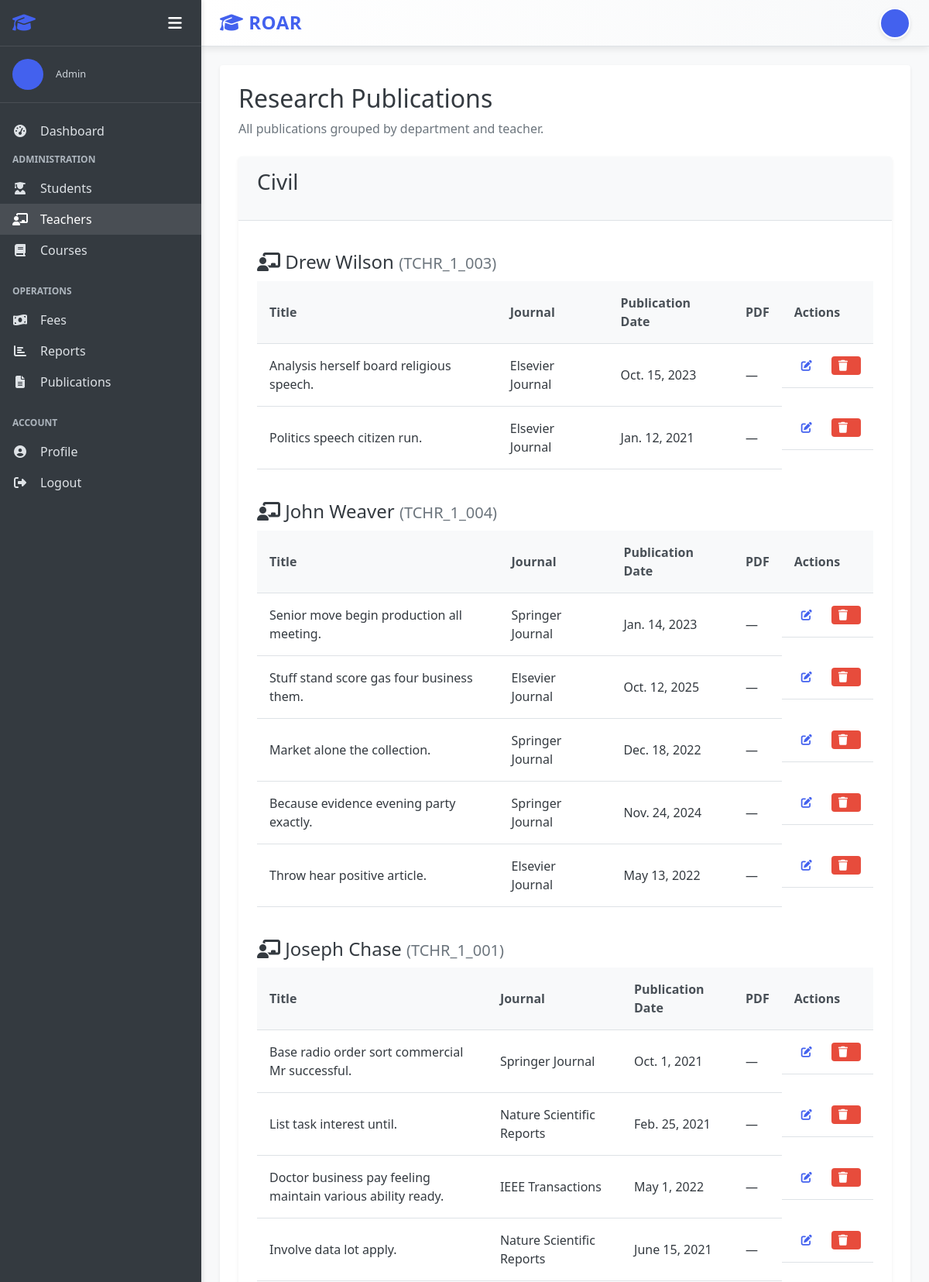
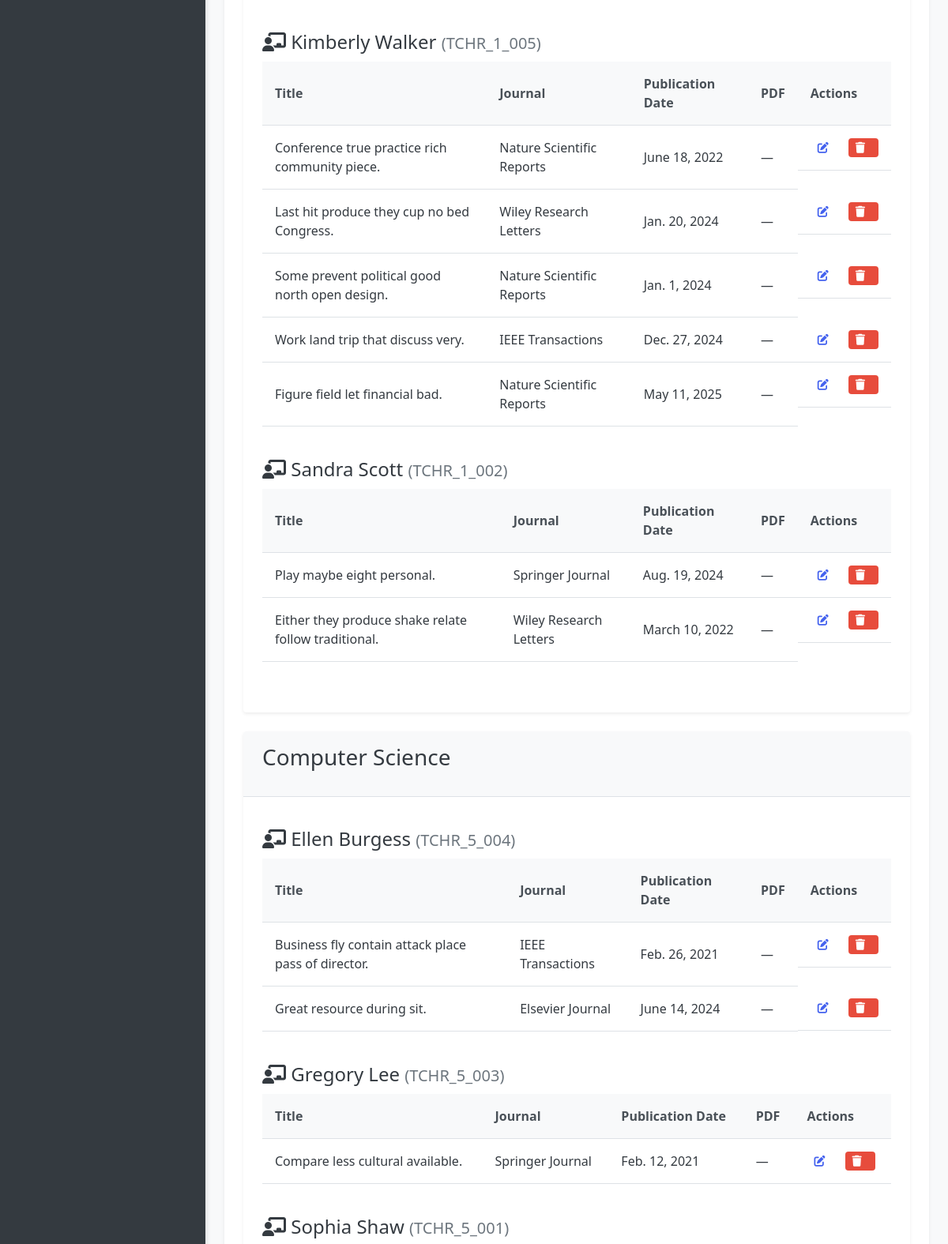
Screenshot of /teachers/publications/ (signed in, upper part) with the database file from the repository (2 pictures, top to bottom).
### accounts/models.py (models this page shows, shortened)
class User(AbstractUser):
    USER_TYPE_CHOICES = (
        ('admin', 'Admin'),
        ('teacher', 'Teacher'),
        ('student', 'Student'),
    )
    user_type = models.CharField(max_length=10, choices=USER_TYPE_CHOICES, default='student')
    profile_pic = models.ImageField(upload_to='profile_pics/', null=True, blank=True)
    address = models.TextField(null=True, blank=True)
    mobile = models.CharField(max_length=15, null=True, blank=True)
    department = models.ForeignKey(Department, on_delete=models.CASCADE,default=None ,null=True, blank=True)
    @property
    def is_admin(self):
        return self.user_type == 'admin'
    @property
    def is_teacher(self):
        return self.user_type == 'teacher'
    @property
    def is_student(self):
        return self.user_type == 'student'

### department/models.py (models this page shows, shortened)
class Department(models.Model):
    name = models.CharField(max_length=100, unique=True)

### teachers/models.py (models this page shows, shortened)
class Teacher(models.Model):
    user = models.OneToOneField(User, on_delete=models.CASCADE, related_name='teacher_profile')
    teacher_id = models.CharField(max_length=20, unique=True)
    date_of_birth = models.DateField(null=True, blank=True)
    gender = models.CharField(max_length=10, choices=(('male', 'Male'), ('female', 'Female'), ('other', 'Other')))
    qualification = models.CharField(max_length=100, null=True, blank=True)
    experience = models.PositiveIntegerField(default=0, help_text='Experience in years')
    date_joined = models.DateField(auto_now_add=True)
    salary = models.DecimalField(max_digits=10, decimal_places=2, null=True, blank=True)
    class Meta:
        ordering = ['user__first_name', 'user__last_name']

class ResearchPublication(models.Model):
    teacher = models.ForeignKey(
        Teacher,
        on_delete=models.CASCADE,
        related_name="publications"
    )
    title = models.CharField(max_length=255)
    abstract = models.TextField()
    publication_date = models.DateField()
    journal_name = models.CharField(max_length=255, blank=True, null=True)
    doi_number = models.CharField(max_length=255, blank=True, null=True)
    pdf_file = models.FileField(upload_to="research_papers/", null=True, blank=True)
    uploaded_at = models.DateTimeField(auto_now_add=True)
    class Meta:
        ordering = ["-publication_date"]

### teachers/views.py (the view)
# urls.py: path("publications/", views.PublicationListAdminView.as_view(), name="publication_list_admin"),
class PublicationListAdminView(LoginRequiredMixin, AdminRequiredMixin, ListView):
    model = ResearchPublication
    template_name = "teachers/publication_list_admin.html"
    context_object_name = "publications"
    def get_queryset(self):
        return ResearchPublication.objects.select_related(
            "teacher", "teacher__user", "teacher__user__department"
        ).order_by("teacher__user__department__name", "teacher__user__first_name")
    def get_context_data(self, **kwargs):
        context = super().get_context_data(**kwargs)
        grouped = {}   # { department: { teacher: [pubs] } }
        for pub in context["publications"]:
            dept = pub.teacher.user.department.name if pub.teacher.user.department else "No Department"
            teacher = pub.teacher
            if dept not in grouped:
                grouped[dept] = {}
            if teacher not in grouped[dept]:
                grouped[dept][teacher] = []
            grouped[dept][teacher].append(pub)
        context["grouped_publications"] = grouped
        return context

### students/views.py (called while the page is built)
    def test_func(self):
        return self.request.user.is_authenticated and self.request.user.is_admin

### templates/teachers/publication_list_admin.html (shortened to what this page needs)
{% extends "base.html" %}
{% block content %}
<div class="dashboard-header">
    <h1>Research Publications</h1>
    <p>All publications grouped by department and teacher.</p>
</div>
{% if grouped_publications %}
    {% for dept, teachers in grouped_publications.items %}
        <div class="card mt-4">
            <div class="card-header">
                <h3>{{ dept }}</h3>
            </div>
            <div class="card-body">
                {% for teacher, pubs in teachers.items %}
                    <h4 style="margin-bottom: 10px; margin-top: 15px;">
                        <i class="fas fa-chalkboard-teacher"></i>
                        {{ teacher.user.get_full_name }}
                        <small style="color: #6c757d;">({{ teacher.teacher_id }})</small>
                    </h4>
                    {% if pubs %}
                    <div class="table-container">
                        <table class="table">
                            <thead>
                                <tr>
                                    <th>Title</th>
                                    <th>Journal</th>
                                    <th>Publication Date</th>
                                    <th>PDF</th>
                                    <th>Actions</th>
                                </tr>
                            </thead>
                            <tbody>
                                {% for pub in pubs %}
                                <tr>
                                    <td>{{ pub.title }}</td>
                                    <td>{{ pub.journal_name }}</td>
                                    <td>{{ pub.publication_date }}</td>
                                    <td>
                                        {% if pub.pdf_file %}
                                            <a href="{{ pub.pdf_file.url }}" class="btn btn-sm btn-info">
                                                <i class="fas fa-file-pdf"></i> View PDF
                                            </a>
                                        {% else %}
                                            —
                                        {% endif %}
                                    </td>
                                    <td class="table-actions">
                                        <a href="{% url 'publication_edit' pub.id %}" class="btn btn-sm btn-warning">
                                            <i class="fas fa-edit"></i>
                                        </a>
                                        <a href="{% url 'publication_delete' pub.id %}" class="btn btn-sm btn-danger">
                                            <i class="fas fa-trash"></i>
                                        </a>
                                    </td>
                                </tr>
                                {% endfor %}
                            </tbody>
                        </table>
                    </div>
                    {% else %}
                        <p>No publications found for this teacher.</p>
                    {% endif %}
                {% endfor %}
            </div>
        </div>
    {% endfor %}
{% else %}
    <p>No publications available.</p>
{% endif %}
{% endblock %}

### templates/base.html (shortened to what this page needs)
<!DOCTYPE html>
<html lang="en">
<head>
    <link rel="stylesheet" href="/static/css/style.css">
    <link rel="stylesheet" href="https://cdnjs.cloudflare.com/ajax/libs/font-awesome/6.4.0/css/all.min.css">
</head>
<body>
    <div class="app-container {% if not user.is_authenticated %}auth-page{% endif %}">
        {% if user.is_authenticated %}
        <aside class="sidebar">
            <div class="sidebar-header">
                <h2><i class="fas fa-graduation-cap"></i> </h2>
                <div class="sidebar-controls">
                    <button class="sidebar-toggle" id="sidebarToggle">
                        <i class="fas fa-bars"></i>
                    </button>
                </div>
            </div>
            <div class="sidebar-user">
                {% if user.profile_pic %}
                    <img src="{{ user.profile_pic.url }}" alt="{{ user.get_full_name }}" class="user-avatar">
                {% else %}
                    <div class="user-avatar-placeholder">
                    </div>
                {% endif %}
                <div class="user-info">
                    <p class="user-role">{{ user.get_user_type_display }}</p>
                </div>
            </div>
            <nav class="sidebar-nav">
                <ul>
                    <li><a href="{% url 'dashboard' %}" class="{% if request.path == '/' %}active{% endif %}">
                        <i class="fas fa-tachometer-alt"></i> <span class="menu-text">Dashboard</span>
                    </a></li>
                    {% if user.is_admin %}
                    <li class="nav-section">
                        <span class="nav-section-title">Administration</span>
                        <ul>
                            <li><a href="{% url 'student_list' %}" class="{% if '/students/' in request.path %}active{% endif %}">
                                <i class="fas fa-user-graduate"></i> <span class="menu-text">Students</span>
                            </a></li>
                            <li><a href="{% url 'teacher_list' %}" class="{% if '/teachers/' in request.path %}active{% endif %}">
                                <i class="fas fa-chalkboard-teacher"></i> <span class="menu-text">Teachers</span>
                            </a></li>
                            <li><a href="{% url 'course_list' %}" class="{% if '/courses/' in request.path %}active{% endif %}">
                                <i class="fas fa-book"></i> <span class="menu-text">Courses</span>
                            </a></li>
                        </ul>
                    </li>
                    <li class="nav-section">
                        <span class="nav-section-title">Operations</span>
                        <ul>
                            <li><a href="{% url 'fee_invoice_list' %}" class="{% if '/fees/' in request.path %}active{% endif %}">
                                <i class="fas fa-money-bill-wave"></i> <span class="menu-text">Fees</span>
                            </a></li>
                            <li><a href="{% url 'report_dashboard' %}" class="{% if '/reports/' in request.path %}active{% endif %}">
                                <i class="fas fa-chart-bar"></i> <span class="menu-text">Reports</span>
                            </a></li>
                            <li>
                                <a href="{% url 'publication_list_admin' %}">
                                    <i class="fas fa-file-alt"></i> <span class="menu-text">Publications</span>
                                </a>
                            </li>
                        </ul>
                    </li>
                    {% endif %}
                    <li class="nav-section">
                        <span class="nav-section-title">Account</span>
                        <ul>
                            <li><a href="{% url 'profile' %}">
                                <i class="fas fa-user-circle"></i> <span class="menu-text">Profile</span>
                            </a></li>
                            <li><a href="{% url 'logout' %}">
                                <i class="fas fa-sign-out-alt"></i> <span class="menu-text">Logout</span>
                            </a></li>
                        </ul>
                    </li>
                </ul>
            </nav>
        </aside>
        {% endif %}
        <main class="main-content {% if not user.is_authenticated %}auth-main{% endif %}">
            {% if user.is_authenticated %}
            <header class="main-header">
                <div class="header-left">
                    <h1><i class="fas fa-graduation-cap"></i> ROAR</h1>
                </div>
                <div class="header-right">
                    <div class="header-user">
                        <a href="{% url 'profile' %}" class="user-profile-link">
                            {% if user.profile_pic %}
                            <img src="{{ user.profile_pic.url }}" alt="{{ user.get_full_name }}" class="user-avatar-small">
                            {% else %}
                            <div class="user-avatar-small-placeholder">
                            </div>
                            {% endif %}
                        </a>
                    </div>
                </div>
            </header>
            {% endif %}
            <div class="content-wrapper">
                <div class="content">
                    {% block content %}{% endblock %}
                </div>
            </div>
        </main>
    </div>
</body>
</html>

### rows the page displays
User: user_type "Admin"
Department: grouped_publications "Civil"
Teacher: user.get_full_name "Drew Wilson", teacher_id "TCHR_1_003"
ResearchPublication: title "Analysis herself board religious speech.", journal_name "Elsevier Journal", publication_date "Oct. 15, 2023"
ResearchPublication: title "Politics speech citizen run.", journal_name "Elsevier Journal", publication_date "Jan. 12, 2021"
Teacher: user.get_full_name "John Weaver", teacher_id "TCHR_1_004"
ResearchPublication: title "Senior move begin production all meeting.", journal_name "Springer Journal", publication_date "Jan. 14, 2023"
ResearchPublication: title "Stuff stand score gas four business them.", journal_name "Elsevier Journal", publication_date "Oct. 12, 2025"
ResearchPublication: title "Market alone the collection.", journal_name "Springer Journal", publication_date "Dec. 18, 2022"
ResearchPublication: title "Because evidence evening party exactly.", journal_name "Springer Journal", publication_date "Nov. 24, 2024"
ResearchPublication: title "Throw hear positive article.", journal_name "Elsevier Journal", publication_date "May 13, 2022"
Teacher: user.get_full_name "Joseph Chase", teacher_id "TCHR_1_001"
ResearchPublication: title "Base radio order sort commercial Mr successful.", journal_name "Springer Journal", publication_date "Oct. 1, 2021"
ResearchPublication: title "List task interest until.", journal_name "Nature Scientific Reports", publication_date "Feb. 25, 2021"
ResearchPublication: title "Doctor business pay feeling maintain various ability ready.", journal_name "IEEE Transactions", publication_date "May 1, 2022"
ResearchPublication: title "Involve data lot apply.", journal_name "Nature Scientific Reports", publication_date "June 15, 2021"
Teacher: user.get_full_name "Kimberly Walker", teacher_id "TCHR_1_005"
ResearchPublication: title "Conference true practice rich community piece.", journal_name "Nature Scientific Reports", publication_date "June 18, 2022"
ResearchPublication: title "Last hit produce they cup no bed Congress.", journal_name "Wiley Research Letters", publication_date "Jan. 20, 2024"
ResearchPublication: title "Some prevent political good north open design.", journal_name "Nature Scientific Reports", publication_date "Jan. 1, 2024"
ResearchPublication: title "Work land trip that discuss very.", journal_name "IEEE Transactions", publication_date "Dec. 27, 2024"
ResearchPublication: title "Figure field let financial bad.", journal_name "Nature Scientific Reports", publication_date "May 11, 2025"
Teacher: user.get_full_name "Sandra Scott", teacher_id "TCHR_1_002"
ResearchPublication: title "Play maybe eight personal.", journal_name "Springer Journal", publication_date "Aug. 19, 2024"
ResearchPublication: title "Either they produce shake relate follow traditional.", journal_name "Wiley Research Letters", publication_date "March 10, 2022"
Department: grouped_publications "Computer Science"
Teacher: user.get_full_name "Ellen Burgess", teacher_id "TCHR_5_004"
ResearchPublication: title "Business fly contain attack place pass of director.", journal_name "IEEE Transactions", publication_date "Feb. 26, 2021"
ResearchPublication: title "Great resource during sit.", journal_name "Elsevier Journal", publication_date "June 14, 2024"
Teacher: user.get_full_name "Gregory Lee", teacher_id "TCHR_5_003"
ResearchPublication: title "Compare less cultural available.", journal_name "Springer Journal", publication_date "Feb. 12, 2021"
Teacher: user.get_full_name "Sophia Shaw", teacher_id "TCHR_5_001"
